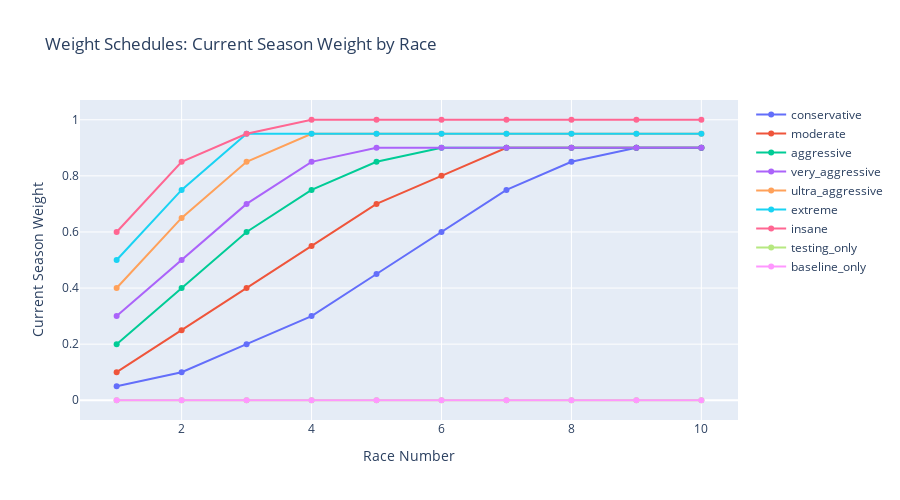

The notebook cell saved with this chart:
### Markdown cell above
## Step 1: Define Weight Schedules

### Code cell
# Format: race_number -> (baseline_weight, testing_weight, current_season_weight)

SCHEDULES = {
    'conservative': {
        1: (0.70, 0.25, 0.05),
        2: (0.65, 0.25, 0.10),
        3: (0.60, 0.20, 0.20),
        4: (0.50, 0.20, 0.30),
        5: (0.40, 0.15, 0.45),
        6: (0.30, 0.10, 0.60),
        7: (0.20, 0.05, 0.75),
        8: (0.15, 0.00, 0.85),
        9: (0.10, 0.00, 0.90),
        10: (0.10, 0.00, 0.90)
    },
    'moderate': {
        1: (0.60, 0.30, 0.10),
        2: (0.50, 0.25, 0.25),
        3: (0.40, 0.20, 0.40),
        4: (0.30, 0.15, 0.55),
        5: (0.20, 0.10, 0.70),
        6: (0.15, 0.05, 0.80),
        7: (0.10, 0.00, 0.90),
        8: (0.10, 0.00, 0.90),
        9: (0.10, 0.00, 0.90),
        10: (0.10, 0.00, 0.90)
    },
    'aggressive': {
        1: (0.50, 0.30, 0.20),
        2: (0.40, 0.20, 0.40),
        3: (0.25, 0.15, 0.60),
        4: (0.15, 0.10, 0.75),
        5: (0.10, 0.05, 0.85),
        6: (0.10, 0.00, 0.90),
        7: (0.10, 0.00, 0.90),
        8: (0.10, 0.00, 0.90),
        9: (0.10, 0.00, 0.90),
        10: (0.10, 0.00, 0.90)
    },
    'very_aggressive': {
        1: (0.40, 0.30, 0.30),
        2: (0.30, 0.20, 0.50),
        3: (0.20, 0.10, 0.70),
        4: (0.10, 0.05, 0.85),
        5: (0.10, 0.00, 0.90),
        6: (0.10, 0.00, 0.90),
        7: (0.10, 0.00, 0.90),
        8: (0.10, 0.00, 0.90),
        9: (0.10, 0.00, 0.90),
        10: (0.10, 0.00, 0.90)
    },
    'ultra_aggressive': {
        1: (0.35, 0.25, 0.40),
        2: (0.20, 0.15, 0.65),
        3: (0.10, 0.05, 0.85),
        4: (0.05, 0.00, 0.95),
        5: (0.05, 0.00, 0.95),
        6: (0.05, 0.00, 0.95),
        7: (0.05, 0.00, 0.95),
        8: (0.05, 0.00, 0.95),
        9: (0.05, 0.00, 0.95),
        10: (0.05, 0.00, 0.95)
    },
    'extreme': {
        1: (0.30, 0.20, 0.50),
        2: (0.15, 0.10, 0.75),
        3: (0.05, 0.00, 0.95),
        4: (0.05, 0.00, 0.95),
        5: (0.05, 0.00, 0.95),
        6: (0.05, 0.00, 0.95),
        7: (0.05, 0.00, 0.95),
        8: (0.05, 0.00, 0.95),
        9: (0.05, 0.00, 0.95),
        10: (0.05, 0.00, 0.95)
    },
    'insane': {
        1: (0.25, 0.15, 0.60),
        2: (0.10, 0.05, 0.85),
        3: (0.05, 0.00, 0.95),
        4: (0.00, 0.00, 1.00),
        5: (0.00, 0.00, 1.00),
        6: (0.00, 0.00, 1.00),
        7: (0.00, 0.00, 1.00),
        8: (0.00, 0.00, 1.00),
        9: (0.00, 0.00, 1.00),
        10: (0.00, 0.00, 1.00)
    },
    'testing_only': {
        1: (0.70, 0.30, 0.00),
        2: (0.70, 0.30, 0.00),
        3: (0.70, 0.30, 0.00),
        4: (0.70, 0.30, 0.00),
        5: (0.70, 0.30, 0.00),
        6: (0.70, 0.30, 0.00),
        7: (0.70, 0.30, 0.00),
        8: (0.70, 0.30, 0.00),
        9: (0.70, 0.30, 0.00),
        10: (0.70, 0.30, 0.00)
    },
    'baseline_only': {
        1: (1.00, 0.00, 0.00),
        2: (1.00, 0.00, 0.00),
        3: (1.00, 0.00, 0.00),
        4: (1.00, 0.00, 0.00),
        5: (1.00, 0.00, 0.00),
        6: (1.00, 0.00, 0.00),
        7: (1.00, 0.00, 0.00),
        8: (1.00, 0.00, 0.00),
        9: (1.00, 0.00, 0.00),
        10: (1.00, 0.00, 0.00)
    }
}

print(f"✓ Defined {len(SCHEDULES)} schedules")
print("\nKey differences:")
print("  conservative:     Race 1 = 5% current")
print("  very_aggressive:  Race 1 = 30% current")
print("  ultra_aggressive: Race 1 = 40% current")
print("  extreme:          Race 1 = 50% current")
print("  insane:           Race 1 = 60% current, Race 4+ = 100% current")

# Visualize
fig = go.Figure()

for schedule_name, weights in SCHEDULES.items():
    races = sorted(weights.keys())
    current_weights = [weights[r][2] for r in races]
    
    fig.add_trace(go.Scatter(
        x=races,
        y=current_weights,
        mode='lines+markers',
        name=schedule_name,
        line=dict(width=2)
    ))

fig.update_layout(
    title='Weight Schedules: Current Season Weight by Race',
    xaxis_title='Race Number',
    yaxis_title='Current Season Weight',
    height=500,
    hovermode='x unified'
)
fig.show()

### Figure 1 — Plotly figure (JSON) as saved in the notebook; plotly's stock layout.template omitted (floating-point values rounded to 4 significant figures)
{"data": [{"line": {"width": 2}, "mode": "lines+markers", "name": "conservative", "type": "scatter", "x": [1, 2, 3, 4, 5, 6, 7, 8, 9, 10], "y": [0.05, 0.1, 0.2, 0.3, 0.45, 0.6, 0.75, 0.85, 0.9, 0.9]}, {"line": {"width": 2}, "mode": "lines+markers", "name": "moderate", "type": "scatter", "x": [1, 2, 3, 4, 5, 6, 7, 8, 9, 10], "y": [0.1, 0.25, 0.4, 0.55, 0.7, 0.8, 0.9, 0.9, 0.9, 0.9]}, {"line": {"width": 2}, "mode": "lines+markers", "name": "aggressive", "type": "scatter", "x": [1, 2, 3, 4, 5, 6, 7, 8, 9, 10], "y": [0.2, 0.4, 0.6, 0.75, 0.85, 0.9, 0.9, 0.9, 0.9, 0.9]}, {"line": {"width": 2}, "mode": "lines+markers", "name": "very_aggressive", "type": "scatter", "x": [1, 2, 3, 4, 5, 6, 7, 8, 9, 10], "y": [0.3, 0.5, 0.7, 0.85, 0.9, 0.9, 0.9, 0.9, 0.9, 0.9]}, {"line": {"width": 2}, "mode": "lines+markers", "name": "ultra_aggressive", "type": "scatter", "x": [1, 2, 3, 4, 5, 6, 7, 8, 9, 10], "y": [0.4, 0.65, 0.85, 0.95, 0.95, 0.95, 0.95, 0.95, 0.95, 0.95]}, {"line": {"width": 2}, "mode": "lines+markers", "name": "extreme", "type": "scatter", "x": [1, 2, 3, 4, 5, 6, 7, 8, 9, 10], "y": [0.5, 0.75, 0.95, 0.95, 0.95, 0.95, 0.95, 0.95, 0.95, 0.95]}, {"line": {"width": 2}, "mode": "lines+markers", "name": "insane", "type": "scatter", "x": [1, 2, 3, 4, 5, 6, 7, 8, 9, 10], "y": [0.6, 0.85, 0.95, 1, 1, 1, 1, 1, 1, 1]}, {"line": {"width": 2}, "mode": "lines+markers", "name": "testing_only", "type": "scatter", "x": [1, 2, 3, 4, 5, 6, 7, 8, 9, 10], "y": [0, 0, 0, 0, 0, 0, 0, 0, 0, 0]}, {"line": {"width": 2}, "mode": "lines+markers", "name": "baseline_only", "type": "scatter", "x": [1, 2, 3, 4, 5, 6, 7, 8, 9, 10], "y": [0, 0, 0, 0, 0, 0, 0, 0, 0, 0]}], "layout": {"height": 500, "hovermode": "x unified", "title": {"text": "Weight Schedules: Current Season Weight by Race"}, "xaxis": {"title": {"text": "Race Number"}}, "yaxis": {"title": {"text": "Current Season Weight"}}}}
